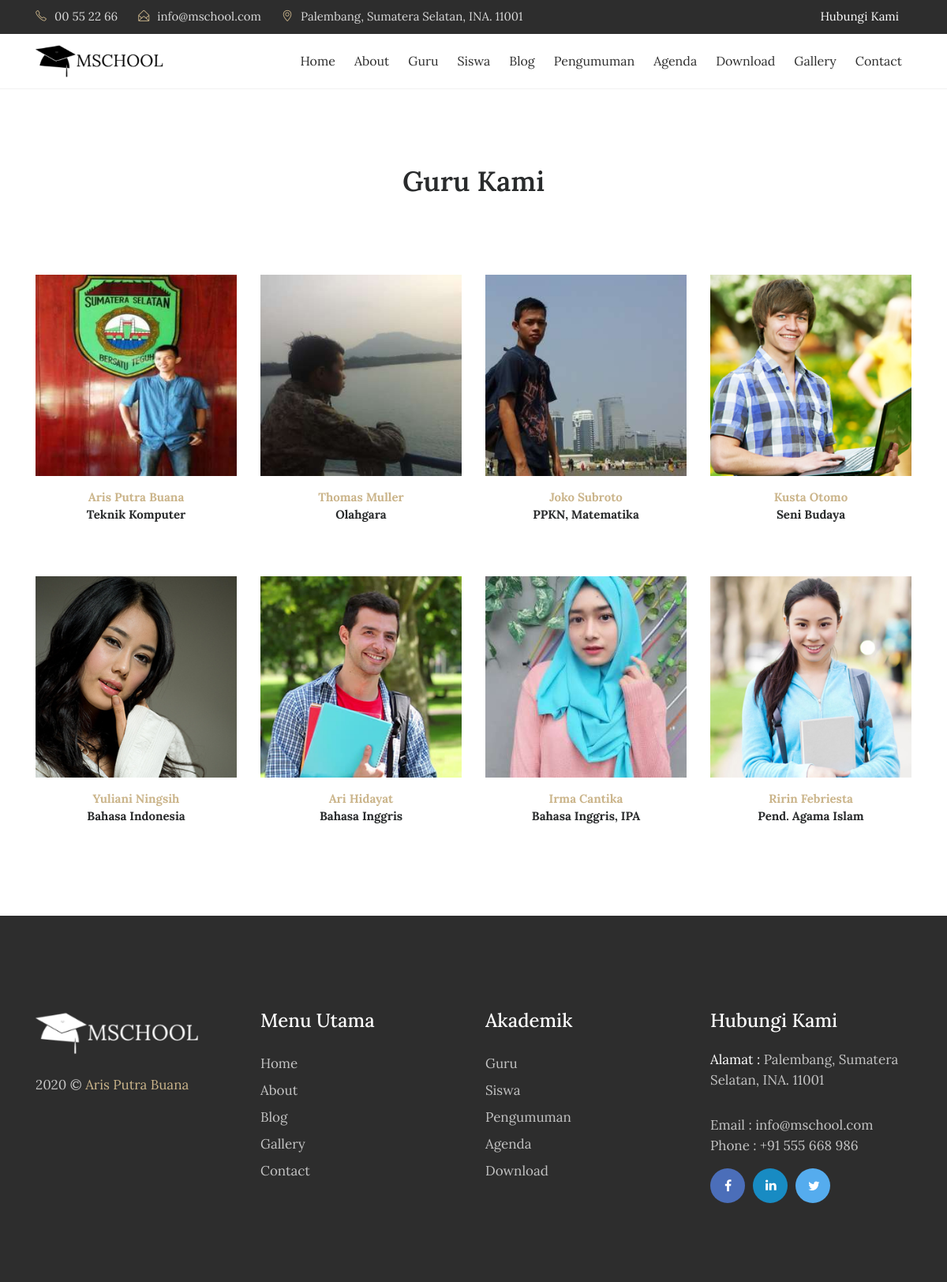
/index.php/guru, run on the app's committed database.
### tables this page shows
CREATE TABLE `tbl_guru` (
  `guru_id` int(11) NOT NULL,
  `guru_nip` varchar(30) DEFAULT NULL,
  `guru_nama` varchar(70) DEFAULT NULL,
  `guru_jenkel` varchar(2) DEFAULT NULL,
  `guru_tmp_lahir` varchar(80) DEFAULT NULL,
  `guru_tgl_lahir` varchar(80) DEFAULT NULL,
  `guru_mapel` varchar(120) DEFAULT NULL,
  `guru_photo` varchar(40) DEFAULT NULL,
  `guru_tgl_input` timestamp NULL DEFAULT CURRENT_TIMESTAMP
);

### application/controllers/Guru.php (called while the page is built, shortened)
<?php
class Guru extends CI_Controller{
	function __construct(){
		$this->load->model('m_guru');
		$this->load->model('m_pengunjung');
	}
	function index(){
		$jum=$this->m_guru->guru();
        $page=$this->uri->segment(3);
        if(!$page):
            $offset = 0;
        else:
            $offset = $page;
        endif;
        $limit=8;
        $config['base_url'] = base_url() . 'guru/index/';
            $config['total_rows'] = $jum->num_rows();
            $config['per_page'] = $limit;
            $config['uri_segment'] = 3;
	          $config['full_tag_open']    = '<div class="pagging text-center"><nav><ul class="pagination justify-content-center">';
	          $config['full_tag_close']   = '</ul></nav></div>';
	          $config['num_tag_open']     = '<li class="page-item"><span class="page-link">';
	          $config['num_tag_close']    = '</span></li>';
	          $config['cur_tag_open']     = '<li class="page-item"><span class="page-link">';
	          $config['cur_tag_close']    = '<span class="sr-only">(current)</span></span></li>';
	          $config['next_tag_open']    = '<li class="page-item"><span class="page-link">';
	          $config['next_tagl_close']  = '<span aria-hidden="true">&raquo;</span></span></li>';
	          $config['prev_tag_open']    = '<li class="page-item"><span class="page-link">';
	          $config['prev_tagl_close']  = '</span>Next</li>';
	          $config['first_tag_open']   = '<li class="page-item"><span class="page-link">';
	          $config['first_tagl_close'] = '</span></li>';
	          $config['last_tag_open']    = '<li class="page-item"><span class="page-link">';
	          $config['last_tagl_close']  = '</span></li>';
            $config['first_link'] = 'Awal';
            $config['last_link'] = 'Akhir';
            $config['next_link'] = 'Next >>';
            $config['prev_link'] = '<< Prev';
            $this->pagination->initialize($config);
            $x['page'] =$this->pagination->create_links();
						$x['data']=$this->m_guru->guru_perpage($offset,$limit);
						$this->load->view('depan/v_guru',$x);
	}
}

### index.php (called while the page is built, shortened)
<?php
require_once BASEPATH.'core/CodeIgniter.php';

### application/models/M_guru.php (called while the page is built, shortened)
<?php
class M_guru extends CI_Model{
	function guru_perpage($offset,$limit){
		$hsl=$this->db->query("SELECT * FROM tbl_guru limit $offset,$limit");
		return $hsl;
	}
}

### application/views/depan/v_guru.php (the view, shortened to what this page needs)
<!DOCTYPE html>
<html lang="en">
<head>
    <link rel="stylesheet" href="<?php echo base_url() . 'theme/css/bootstrap.min.css' ?>">
    <link rel="stylesheet" href="<?php echo base_url() . 'theme/css/font-awesome.min.css' ?>">
    <link rel="stylesheet" href="<?php echo base_url() . 'theme/css/simple-line-icons.css' ?>">
    <link rel="stylesheet" href="<?php echo base_url() . 'theme/css/slick.css' ?>">
    <link rel="stylesheet" href="<?php echo base_url() . 'theme/css/slick-theme.css' ?>">
    <link rel="stylesheet" href="<?php echo base_url() . 'theme/css/owl.carousel.min.css' ?>">
    <link href="<?php echo base_url() . 'theme/css/style.css' ?>" rel="stylesheet">
</head>
<body>
    <div class="header-topbar">
        <div class="container">
            <div class="row">
                <div class="col-xs-6 col-sm-8 col-md-9">
                    <div class="header-top_address">
                        <div class="header-top_list">
                            <span class="icon-phone"></span>00 55 22 66
                        </div>
                        <div class="header-top_list">
                            <span class="icon-envelope-open"></span>info@mschool.com
                        </div>
                        <div class="header-top_list">
                            <span class="icon-location-pin"></span>Palembang, Sumatera Selatan, INA. 11001
                        </div>
                    </div>
                </div>
                <div class="col-xs-6 col-sm-4 col-md-3">
                    <div class="header-top_login mr-sm-3">
                        <a href="<?php echo site_url('contact'); ?>">Hubungi Kami</a>
                    </div>
                </div>
            </div>
        </div>
    </div>
    <div data-toggle="affix" style="border-bottom:solid 1px #f2f2f2;">
        <div class="container nav-menu2">
            <div class="row">
                <div class="col-md-12">
                    <nav class="navbar navbar2 navbar-toggleable-md navbar-light bg-faded">
                        <a href="<?php echo site_url(''); ?>" class="navbar-brand nav-brand2"><img class="img img-responsive" width="200px;" src="<?php echo base_url() . 'theme/images/logo-dark.png' ?>"></a>
                        <div class="collapse navbar-collapse justify-content-end" id="navbarNavDropdown">
                            <ul class="navbar-nav">
                                <li class="nav-item">
                                    <a class="nav-link" href="<?php echo site_url(''); ?>">Home</a>
                                </li>
                                <li class="nav-item">
                                    <a class="nav-link" href="<?php echo site_url('about'); ?>">About</a>
                                </li>
                                <li class="nav-item">
                                    <a class="nav-link" href="<?php echo site_url('guru'); ?>">Guru</a>
                                </li>
                                <li class="nav-item">
                                    <a class="nav-link" href="<?php echo site_url('siswa'); ?>">Siswa</a>
                                </li>
                                <li class="nav-item">
                                    <a class="nav-link" href="<?php echo site_url('blog'); ?>">Blog</a>
                                </li>
                                <li class="nav-item">
                                    <a class="nav-link" href="<?php echo site_url('pengumuman'); ?>">Pengumuman</a>
                                </li>
                                <li class="nav-item">
                                    <a class="nav-link" href="<?php echo site_url('agenda'); ?>">Agenda</a>
                                </li>
                                <li class="nav-item">
                                    <a class="nav-link" href="<?php echo site_url('download'); ?>">Download</a>
                                </li>
                                <li class="nav-item">
                                    <a class="nav-link" href="<?php echo site_url('galeri'); ?>">Gallery</a>
                                </li>
                                <li class="nav-item">
                                    <a class="nav-link" href="<?php echo site_url('contact'); ?>">Contact</a>
                                </li>
                            </ul>
                        </div>
                    </nav>
                </div>
            </div>
        </div>
    </div>
    <section class="our-teachers">
        <div class="container">
            <div class="row">
                <div class="col-md-12">
                    <h2 class="mb-5">Guru Kami</h2>
                </div>
            </div>
            <div class="row">
                <?php foreach ($data->result() as $row) : ?>
                    <div class="col-xs-12 col-sm-6 col-md-3">
                        <div class="admission_insruction">
                            <?php if (empty($row->guru_photo)) : ?>
                                <img src="<?php echo base_url() . 'assets/images/blank.png'; ?>" class="img-fluid" alt="#">
                            <?php else : ?>
                                <img src="<?php echo base_url() . 'assets/images/' . $row->guru_photo; ?>" class="img-fluid" alt="#">
                            <?php endif; ?>
                            <p class="text-center mt-3"><span><?php echo $row->guru_nama; ?></span>
                                <br>
                                <?php echo $row->guru_mapel; ?></p>
                        </div>
                    </div>
                <?php endforeach; ?>
            </div>
        </div>
    </section>
    <footer>
        <div class="container">
            <div class="row">
                <div class="col-md-3">
                    <div class="foot-logo">
                        <a href="<?php echo site_url(); ?>">
                            <img src="<?php echo base_url() . 'theme/images/logo-white.png' ?>" class="img-fluid" alt="footer_logo">
                        </a>
                        <p><?php echo date('Y'); ?> © <a href="https://ArisPutraBuana.github.io" target="_blank">
                                Aris Putra Buana</a></p>
                    </div>
                </div>
                <div class="col-md-3">
                    <div class="sitemap">
                        <h3>Menu Utama</h3>
                        <ul>
                            <li><a href="<?php echo site_url(); ?>">Home</a></li>
                            <li><a href="<?php echo site_url('about'); ?>">About</a></li>
                            <li><a href="<?php echo site_url('artikel'); ?>">Blog </a></li>
                            <li><a href="<?php echo site_url('galeri'); ?>">Gallery</a></li>
                            <li><a href="<?php echo site_url('contact'); ?>">Contact</a></li>
                        </ul>
                    </div>
                </div>
                <div class="col-md-3">
                    <div class="sitemap">
                        <h3>Akademik</h3>
                        <ul>
                            <li><a href="<?php echo site_url('guru'); ?>">Guru</a></li>
                            <li><a href="<?php echo site_url('siswa'); ?>">Siswa </a></li>
                            <li><a href="<?php echo site_url('pengumuman'); ?>">Pengumuman</a></li>
                            <li><a href="<?php echo site_url('agenda'); ?>">Agenda</a></li>
                            <li><a href="<?php echo site_url('download'); ?>">Download</a></li>
                        </ul>
                    </div>
                </div>
                <div class="col-md-3">
                    <div class="address">
                        <h3>Hubungi Kami</h3>
                        <p><span>Alamat : </span> Palembang, Sumatera Selatan, INA. 11001</p>
                        <p>Email : info@mschool.com
                            <br> Phone : +91 555 668 986</p>
                        <ul class="footer-social-icons">
                            <li><a href="#"><i class="fa fa-facebook fa-fb" aria-hidden="true"></i></a></li>
                            <li><a href="#"><i class="fa fa-linkedin fa-in" aria-hidden="true"></i></a></li>
                            <li><a href="#"><i class="fa fa-twitter fa-tw" aria-hidden="true"></i></a></li>
                        </ul>
                    </div>
                </div>
            </div>
        </div>
    </footer>
</body>
</html>

### data on the page
tbl_guru: guru_photo (picture), guru_nama "Aris Putra Buana", guru_mapel "Teknik Komputer"
tbl_guru: guru_photo (picture), guru_nama "Thomas Muller", guru_mapel "Olahgara"
tbl_guru: guru_photo (picture), guru_nama "Joko Subroto", guru_mapel "PPKN, Matematika"
tbl_guru: guru_photo (picture), guru_nama "Kusta Otomo", guru_mapel "Seni Budaya"
tbl_guru: guru_photo (picture), guru_nama "Yuliani Ningsih", guru_mapel "Bahasa Indonesia"
tbl_guru: guru_photo (picture), guru_nama "Ari Hidayat", guru_mapel "Bahasa Inggris"
tbl_guru: guru_photo (picture), guru_nama "Irma Cantika", guru_mapel "Bahasa Inggris, IPA"
tbl_guru: guru_photo (picture), guru_nama "Ririn Febriesta", guru_mapel "Pend. Agama Islam"
